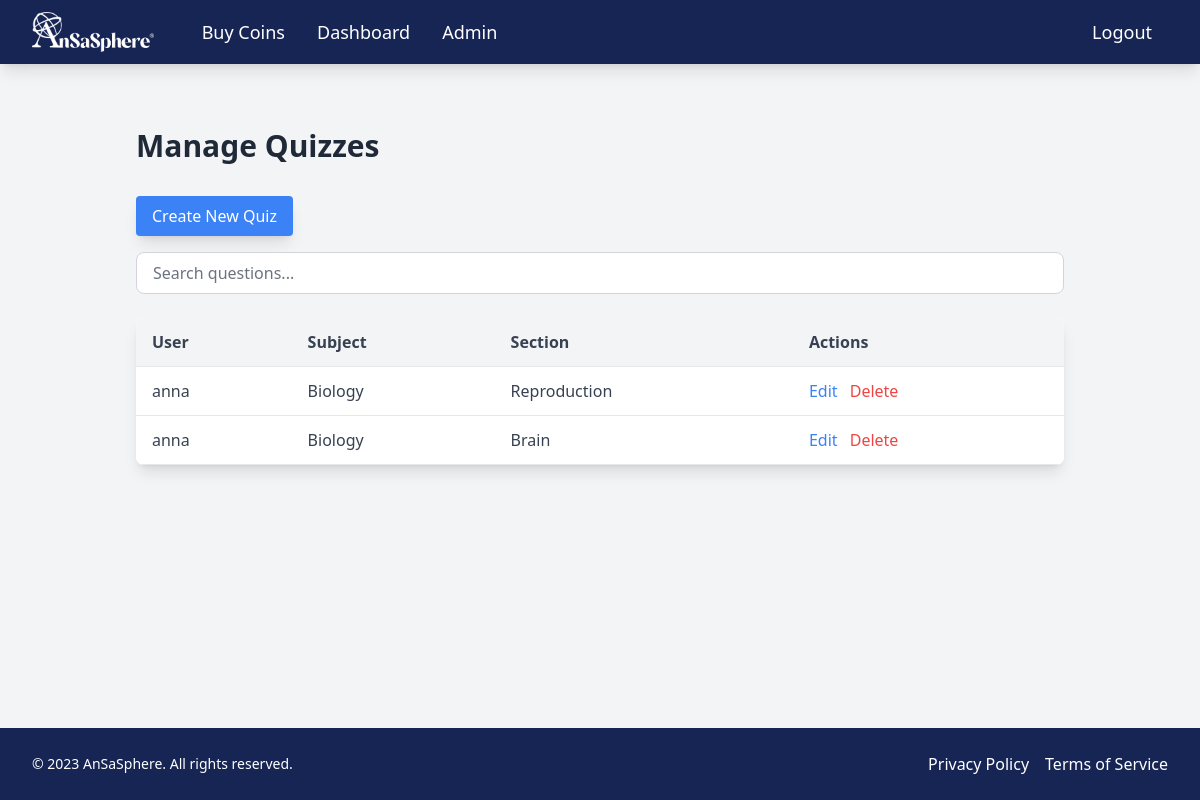
Page /admin_dashboard/quizzes/ (signed in) on the earlier database version.
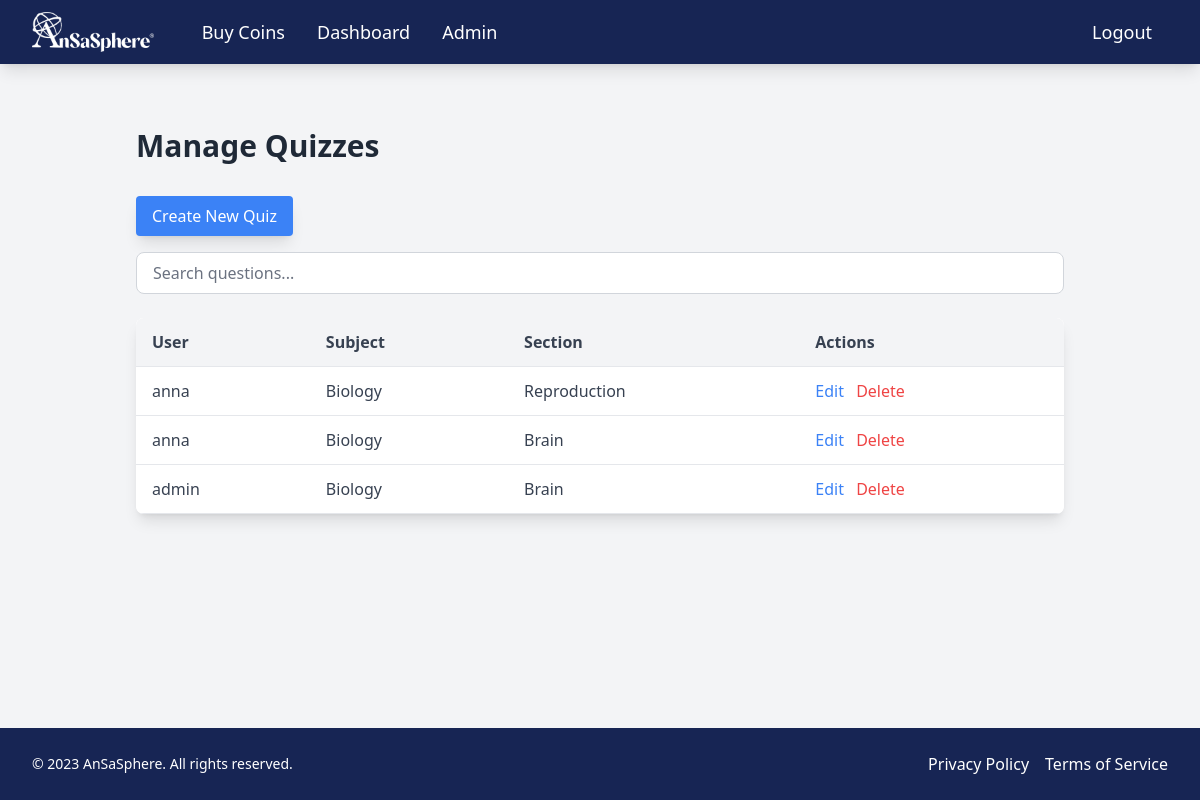
Same page on the later database version.
### eduPathCare/models.py (models this page shows, shortened)
class Quiz(models.Model):
    quiz_id = models.AutoField(primary_key=True)
    user = models.ForeignKey(User, on_delete=models.CASCADE)
    subject = models.ForeignKey(Subject, on_delete=models.CASCADE)
    section = models.ForeignKey(Section, on_delete=models.CASCADE)  # Add this line
    total_score = models.PositiveIntegerField()
    attempts_count = models.PositiveIntegerField(default=1)
    completed_at = models.DateTimeField()
    time_spent = models.PositiveIntegerField(default=0)  # Time spent in seconds
    class Meta:
        unique_together = ('user', 'subject', 'section')  # Ensure only one quiz per user, subject, and section

class User(AbstractBaseUser, PermissionsMixin):
    ROLE_CHOICES = [
        ('student', 'Student'),
        ('mentor', 'Mentor'),
        ('admin', 'Admin'),
    ]
    user_id = models.AutoField(primary_key=True)
    username = models.CharField(max_length=150, unique=True)
    email = models.EmailField(unique=True)
    role = models.CharField(max_length=10, choices=ROLE_CHOICES, default='student')
    first_name = models.CharField(max_length=50)
    last_name = models.CharField(max_length=50)
    profile_picture = models.ImageField(upload_to='profile_pics/', blank=True, null=True)
    bio = models.TextField(blank=True, null=True)
    is_staff = models.BooleanField(default=False)
    is_superuser = models.BooleanField(default=False)
    created_at = models.DateTimeField(auto_now_add=True)
    updated_at = models.DateTimeField(auto_now=True)
    coins = models.PositiveIntegerField(default=0)  # Add this line to track coins
    otp = models.CharField(max_length=6, blank=True, null=True)  # Add OTP field
    is_verified = models.BooleanField(default=False)  # Add verification status field
    objects = UserManager()
    USERNAME_FIELD = 'email'
    REQUIRED_FIELDS = ['username']

class Subject(models.Model):
    subject_id = models.AutoField(primary_key=True)
    subject_name = models.CharField(max_length=255)
    description = models.TextField()
    price = models.PositiveIntegerField(default=0)  # Change to coins (integer)
    featured = models.BooleanField(default=False)

class Section(models.Model):
    section_id = models.AutoField(primary_key=True)
    subject = models.ForeignKey(Subject, on_delete=models.CASCADE)
    section_name = models.CharField(max_length=255)
    section_order = models.PositiveIntegerField()
    text_content = models.TextField()
    image_content = models.URLField(blank=True, null=True)
    created_at = models.DateTimeField(auto_now_add=True)
    updated_at = models.DateTimeField(auto_now=True)
    is_completed = models.BooleanField(default=False)

### eduPathCare/views_admin.py (the view)
@login_required
@user_passes_test(lambda u: u.is_superuser)
def manage_quizzes(request):
    quizzes = Quiz.objects.all()
    return render(request, 'admin/manage_quizzes.html', {'quizzes': quizzes})

### eduPathCare/templates/admin/manage_quizzes.html (shortened to what this page needs)
{% extends 'base.html' %}
{% block content %}
<div class="container mx-auto px-4 py-8">
    <h1 class="text-3xl font-bold mb-8 text-gray-800">Manage Quizzes</h1>
    <a href="{% url 'create_quiz' %}" class="bg-blue-500 hover:bg-blue-600 text-white px-4 py-2 rounded mb-4 inline-block shadow-lg transition duration-300 ease-in-out">Create New Quiz</a>
    <div class="mb-6">
        <input
            type="text"
            id="search-input"
            placeholder="Search questions..."
            class="w-full px-4 py-2 border border-gray-300 rounded-lg focus:ring-2 focus:ring-blue-500 focus:border-blue-500 transition duration-300"
        />
    </div>
    <div class="overflow-x-auto bg-white rounded-lg shadow-lg">
        <table class="min-w-full bg-white">
            <thead class="bg-gray-100">
                <tr>
                    <th class="py-3 px-4 border-b text-left text-gray-700">User</th>
                    <th class="py-3 px-4 border-b text-left text-gray-700">Subject</th>
                    <th class="py-3 px-4 border-b text-left text-gray-700">Section</th>
                    <th class="py-3 px-4 border-b text-left text-gray-700">Actions</th>
                </tr>
            </thead>
            <tbody>
                {% for quiz in quizzes %}
                <tr class="hover:bg-gray-50 transition duration-200 ease-in-out">
                    <td class="py-3 px-4 border-b text-gray-700">{{ quiz.user.username }}</td>
                    <td class="py-3 px-4 border-b text-gray-700">{{ quiz.subject.subject_name }}</td>
                    <td class="py-3 px-4 border-b text-gray-700">{{ quiz.section.section_name }}</td>
                    <td class="py-3 px-4 border-b">
                        <a href="{% url 'edit_quiz' quiz.quiz_id %}" class="text-blue-500 hover:text-blue-600 transition duration-200 ease-in-out">Edit</a>
                        <a href="{% url 'delete_quiz' quiz.quiz_id %}" class="text-red-500 hover:text-red-600 ml-2 transition duration-200 ease-in-out">Delete</a>
                    </td>
                </tr>
                {% endfor %}
            </tbody>
        </table>
    </div>
</div>
{% endblock %}

Differences in the rows shown:
added Quiz: user.username "admin", subject.subject_name "Biology", section.section_name "Brain"
